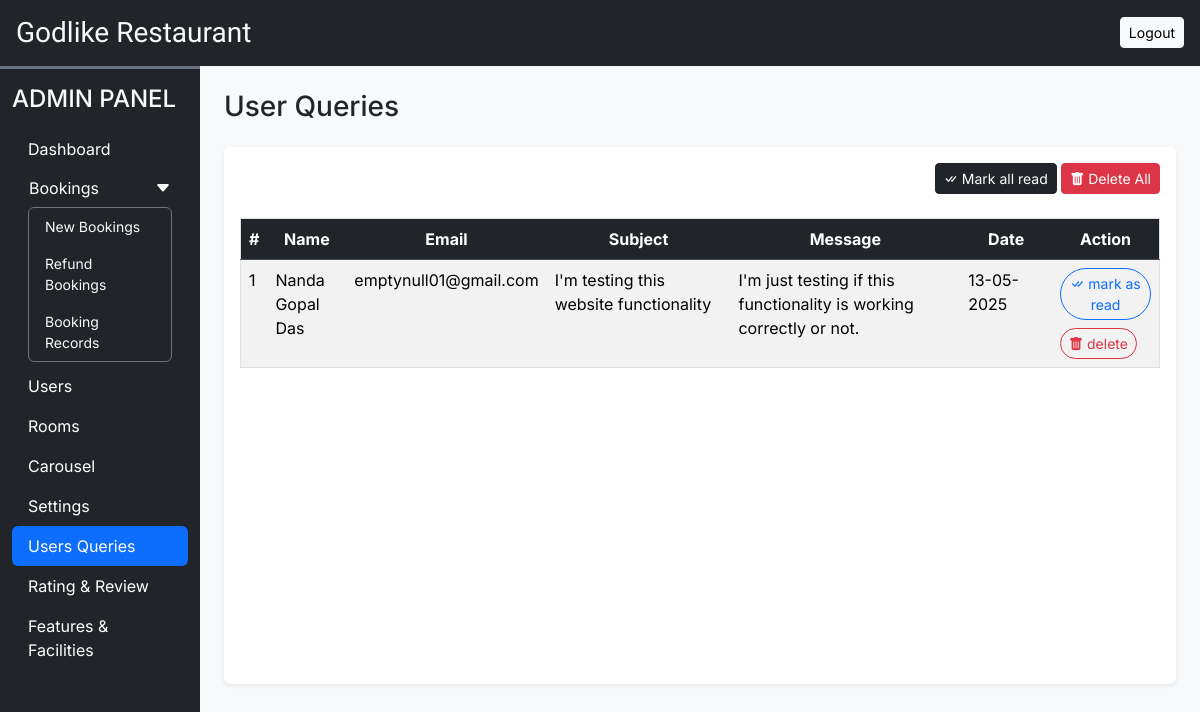
Page /admin/user_queries.php (signed in) on the committed database.
### tables this page shows
CREATE TABLE `user_queries` (
  `sr_no` int(11) NOT NULL,
  `name` varchar(255) NOT NULL,
  `email` varchar(255) NOT NULL,
  `subject` varchar(255) NOT NULL,
  `message` varchar(255) NOT NULL,
  `date_time` datetime NOT NULL DEFAULT current_timestamp(),
  `seen` tinyint(4) NOT NULL DEFAULT 0
);

### admin/user_queries.php (the view, shortened to what this page needs)
<!DOCTYPE html>
<html lang="en">
<head>
    <?php require_once("./include/include.php"); ?>
</head>
<body class="bg-light">
    <?php require_once("./include/header.php"); ?>
    <div class="container-fluid" id="main-content">
        <div class="row">
            <div class="col-lg-10 ms-auto p-4 overflow-hidden">
                <h3 class="mb-4">User Queries</h3>
                <div class="card border-0 shadow-sm mb-4">
                    <div class="card-body">
                        <div class="text-end mb-4">
                            <a href="?seen=all" class="btn btn-dark btn-sm shadow-none">
                                <i class="bi bi-check-all"></i> Mark all read
                            </a>
                            <a href="?delete=all" class="btn btn-danger btn-sm shadow-none">
                                <i class="bi bi-trash-fill"></i> Delete All
                            </a>
                        </div>
                        <div class="table-responsive-md" style="height: 450px; overflow-y: scroll;">
                            <table class="table table-striped table-hover border">
                                <thead class="sticky-top">
                                    <tr class="table-dark text-center">
                                        <th scope="col">#</th>
                                        <th scope="col">Name</th>
                                        <th scope="col">Email</th>
                                        <th scope="col" width="20%">Subject</th>
                                        <th scope="col" width="25%">Message</th>
                                        <th scope="col" width="10%">Date</th>
                                        <th scope="col">Action</th>
                                    </tr>
                                </thead>
                                <tbody>
                                    <?php
                                        $i = 1;
                                        $query = "SELECT * FROM `user_queries` ORDER BY `sr_no` DESC";
                                        $result = mysqli_query($connect, $query);
                                        while ($data = mysqli_fetch_assoc($result)) {
                                            $seen = "";
                                            $date = date("d-m-Y", strtotime($data["date_time"]));
                                            if ($data["seen"] != 1) {
                                                $seen = "
                                                    <a href='?seen=$data[sr_no]' class='btn btn-sm btn-outline-primary rounded-pill mb-2'>
                                                        <i class='bi bi-check-all'></i> mark as read
                                                    </a>
                                                ";
                                            }
                                            $seen .= "
                                                <a href='?delete=$data[sr_no]' class='btn btn-sm btn-outline-danger me-2 rounded-pill'>
                                                    <i class='bi bi-trash-fill'></i> delete
                                                </a>
                                            ";
                                            echo<<<data
                                                <tr>
                                                    <td>$i</td>
                                                    <td>$data[name]</td>
                                                    <td>$data[email]</td>
                                                    <td>$data[subject]</td>
                                                    <td>$data[message]</td>
                                                    <td>$date</td>
                                                    <td>$seen</td>
                                                </tr>
                                            data;
                                            $i++;
                                        }
                                    ?>
                                </tbody>
                            </table>
                        </div>
                    </div>
                </div>
            </div>
        </div>
    </div>
</body>
</html>

### admin/css/common.css (style rules this page uses)
:root { --pearl-blue: #2e44c1; --pearl-blue-hover: #31279e; }
* { margin: 0; padding: 0; box-sizing: border-box; font-family: "Inter", Arial; }

### rows in the picture
user_queries: name "Nanda Gopal Das", email "emptynull01@gmail.com", subject "I'm testing this website functionality", message "I'm just testing if this functionality is working correctly or not.", date_time "13-05-2025"
